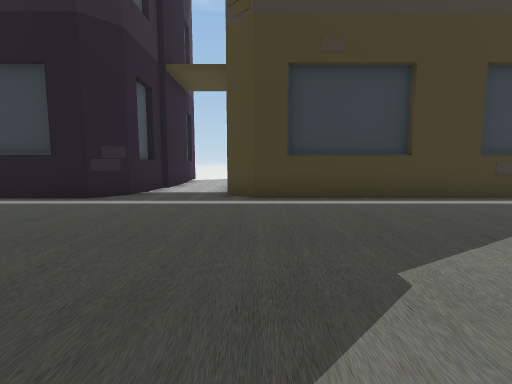
[1] (above)

21 first-person views from a walk through a Unity game level. The camera is 1.5 m above the floor, tilts 6° down and sees 85° across. The floor is counted in squares, 1.8 m on a side. Each view is taken from the middle of a square. On the plan, view 1 faces up. The plan holds only what a view shows up to about 10 squares ahead; the rest is blank. The place goes on beyond the plan. The player is left out. Some surface patterns are stand-ins.

[2]
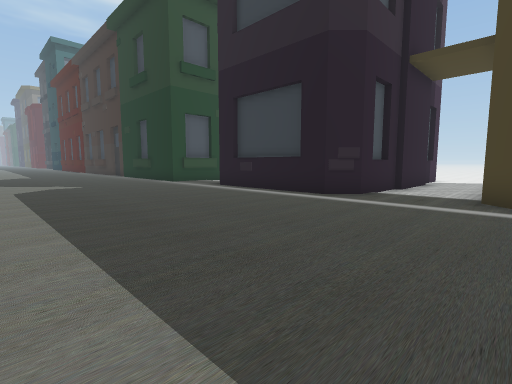

[3]
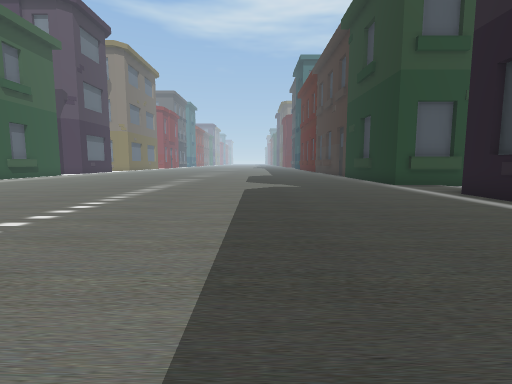

[4]
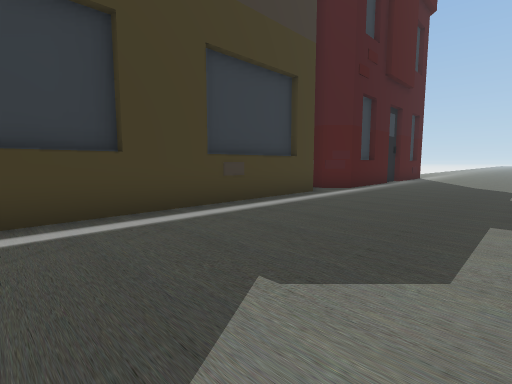

[5]
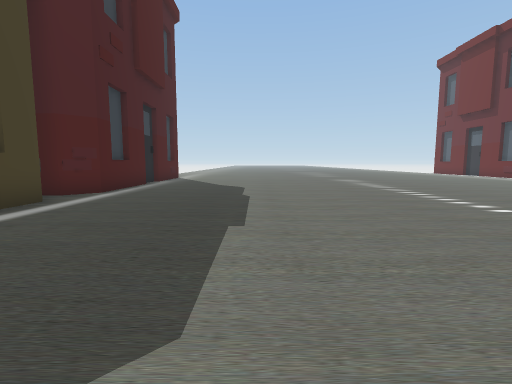

[6]
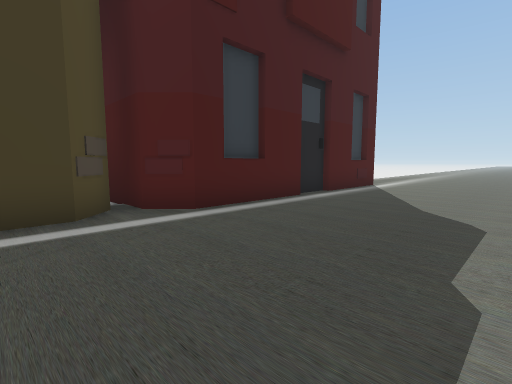

[7]
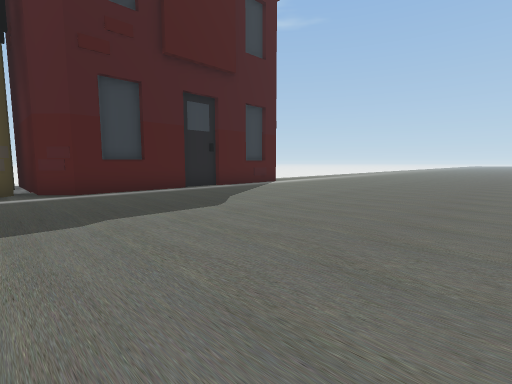

[8]
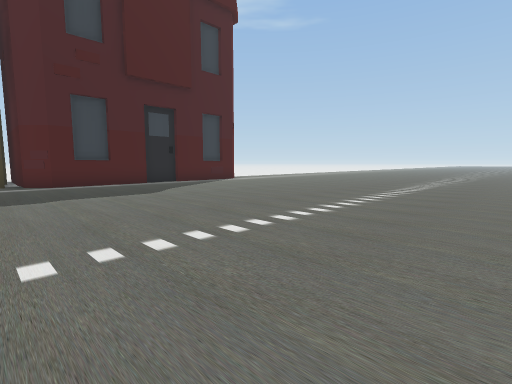

[9]
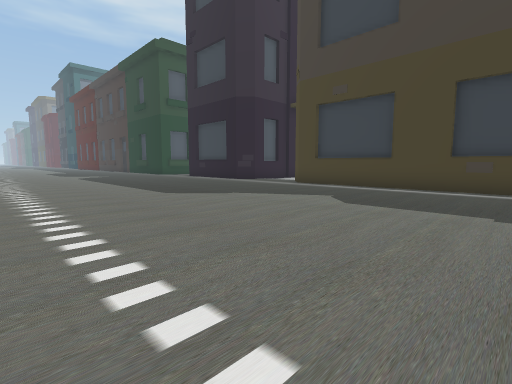

[10]
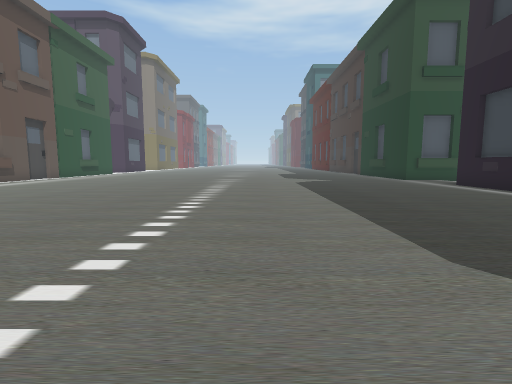

[11]
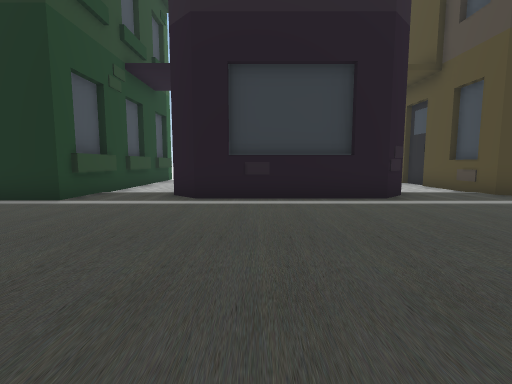

[12]
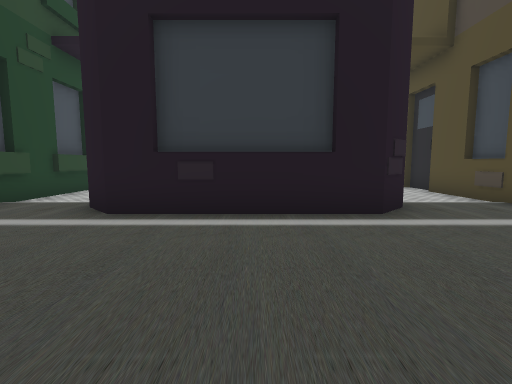

[13]
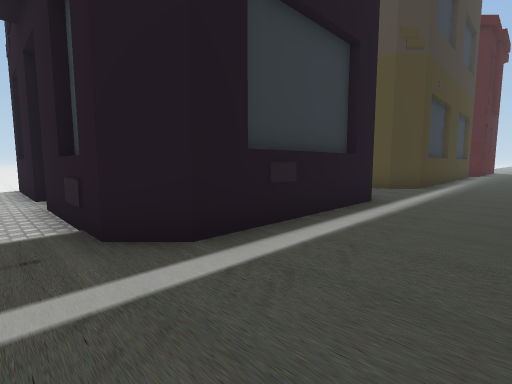

[14]
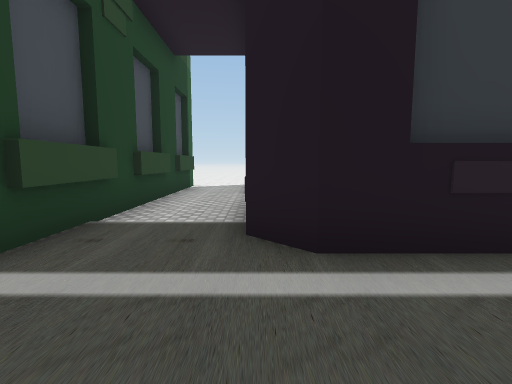

[15]
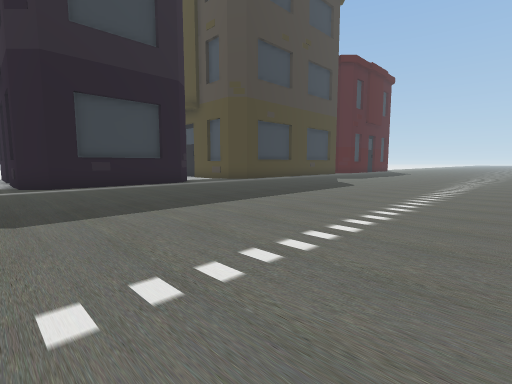

[16]
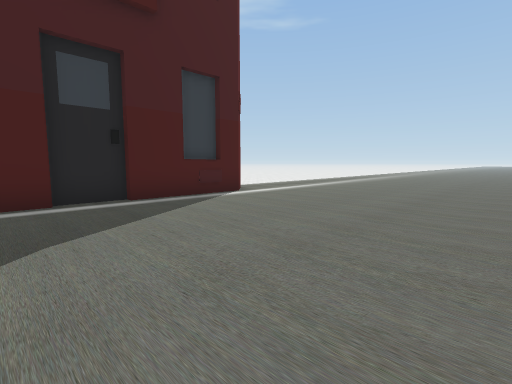

[17]
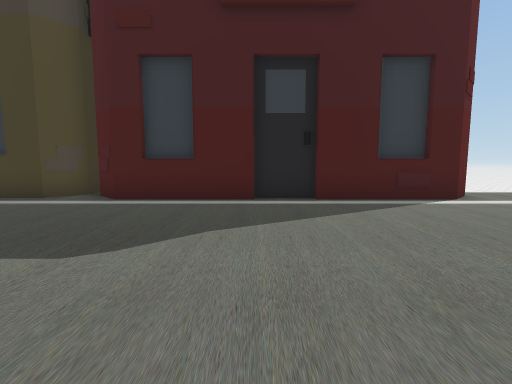

[18]
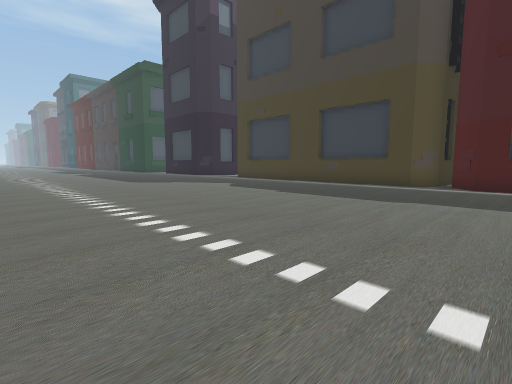

[19]
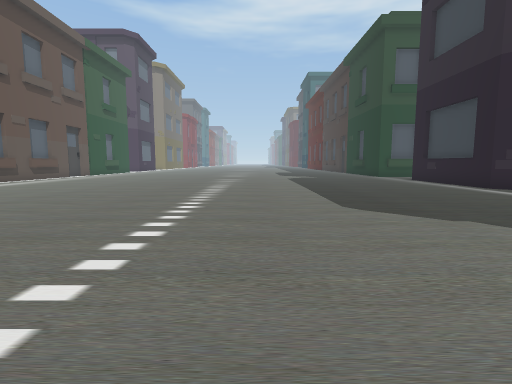

[20]
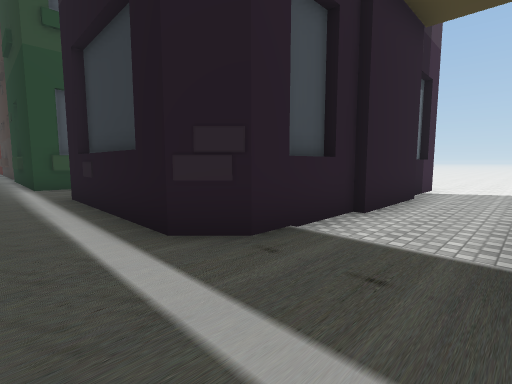

[21]
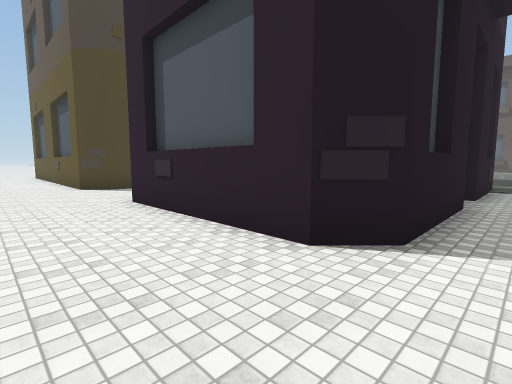

### Floor plan
Key: @ floor where view 1 was taken; # wall or solid block; . floor; B building.
Columns run from 11 left of view 1 to 18 right of it. Each row starts with its distance up from view 1.
 18  ...........
 17  ..............
 16  ..........# BB
 15  .##    ...#
 14 B.      ...
 13 B.#     ...
 12 B.#     #..#
 11 B.#     #..#         #
 10 B.#     #..          #
  9 B.#     ...          #
  8 B.B     ..B          #
  7 B.######...##  ### #B#########
  6 .......................B......
  5 ..............................
  4 ..............................
  3 ..............................
  2 ..............................
  1 ..............................
  0 ...........@..................
 -1 ..............................
 -2 ..............................
 -3 ..............................
 -4 ..............................
 -5 .............       ..........
 -6 ............           ..
 -7 .. ........
 -8    ......
 -9    .. ..

Positions as (right, up) in squares from view 1, and headings:
1: (0, 0), facing up
2: (0, 0), facing up-left
3: (-1, 1), facing left
4: (2, 2), facing up-right
5: (3, 2), facing right
6: (8, 2), facing up-right
7: (9, -2), facing up-right
8: (9, -5), facing up-right
9: (7, -3), facing up-left
10: (2, -1), facing left
11: (-7, 0), facing up
12: (-6, 2), facing up
13: (-10, 4), facing up-right
14: (-9, 4), facing up
15: (-10, -4), facing up-right
16: (13, 0), facing up-right
17: (14, 0), facing up
18: (12, -4), facing up-left
19: (5, -1), facing left
20: (-1, 5), facing up-left
21: (-10, 18), facing down-right
